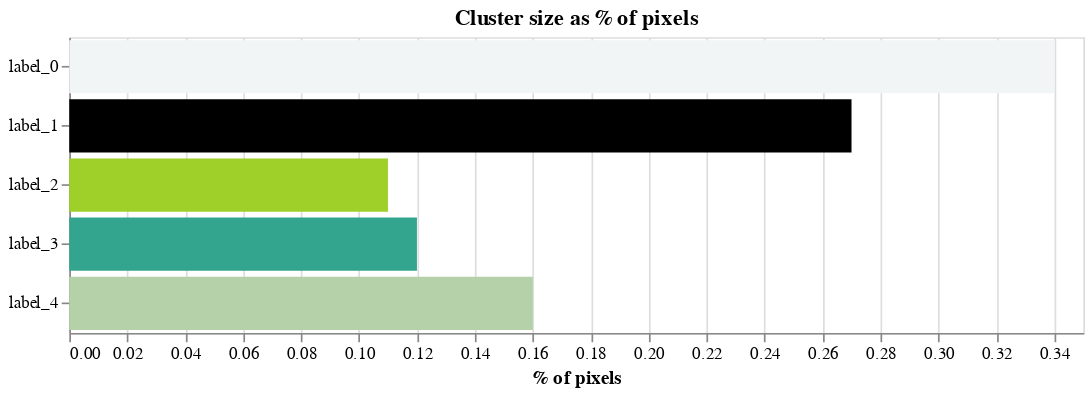

Here is the notebook cell this chart was saved with:
### Code cell
import altair as alt
alt.themes.enable('dark')
import pandas as pd

clusters_df = pd.DataFrame(clusters)

color_domain = clusters_df['label_id'].unique()
color_range = clusters_df['color_code'].apply(lambda x: colors.to_hex(x))
color_range = color_range.unique()

alt.Chart(clusters_df).mark_bar().encode(
    y=alt.Y('label_id', title=None),
    x=alt.X('pixel_pct', title='% of pixels'),
    color=alt.Color('label_id', legend=None, 
                    scale=alt.Scale(domain=color_domain, range=color_range))
).properties(
    title='Cluster size as % of pixels',
    height=175,
    width=600
)

### Figure 1 — Vega-Lite specification as saved in the notebook (floating-point values rounded to 4 significant figures)
{"usermeta": {"embedOptions": {"theme": "dark"}}, "config": {"view": {"continuousWidth": 400, "continuousHeight": 300}}, "data": {"name": "data-a012ac00e8365e80a333b4024f049473"}, "mark": "bar", "encoding": {"color": {"field": "label_id", "legend": null, "scale": {"domain": ["label_0", "label_1", "label_2", "label_3", "label_4"], "range": ["#f2f5f5", "#000000", "#9ed029", "#33a48e", "#b5d1aa"]}, "type": "nominal"}, "x": {"field": "pixel_pct", "title": "% of pixels", "type": "quantitative"}, "y": {"field": "label_id", "title": null, "type": "nominal"}}, "height": 175, "title": "Cluster size as % of pixels", "width": 600, "$schema": "https://vega.github.io/schema/vega-lite/v4.17.0.json", "datasets": {"data-a012ac00e8365e80a333b4024f049473": [{"label_id": "label_0", "color_code": [0.9478, 0.9624, 0.9609], "pixel_ct": 17720, "pixel_pct": 0.34}, {"label_id": "label_1", "color_code": [3.678e-05, 0.0009371, 0.0008532], "pixel_ct": 14395, "pixel_pct": 0.27}, {"label_id": "label_2", "color_code": [0.6195, 0.8149, 0.1606], "pixel_ct": 5597, "pixel_pct": 0.11}, {"label_id": "label_3", "color_code": [0.2003, 0.6447, 0.5578], "pixel_ct": 6456, "pixel_pct": 0.12}, {"label_id": "label_4", "color_code": [0.7089, 0.8182, 0.6682], "pixel_ct": 8632, "pixel_pct": 0.16}]}}
